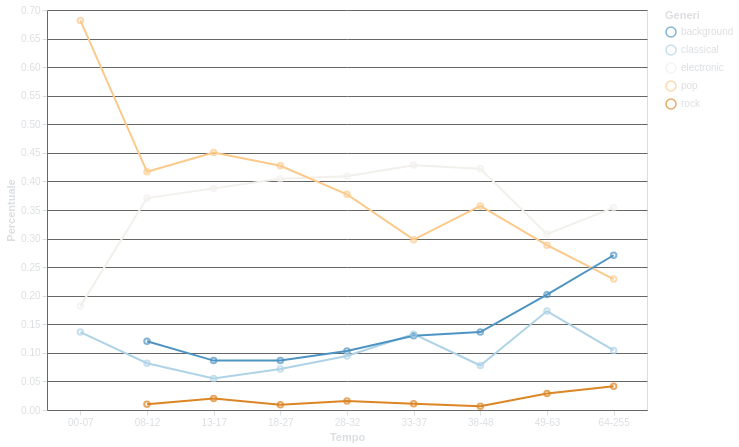

This figure's Vega-Lite source:
### Vega-Lite specification from a JSON file in a GitHub repository (floating-point values rounded to 4 significant figures)
{"$schema": "https://vega.github.io/schema/vega-lite/v5.17.0.json", "config": {"axis": {"labelAngle": 0, "domainColor": "#666666", "gridColor": "#666666", "labelColor": "#DBDEE1", "tickColor": "#DBDEE1", "titleColor": "#DBDEE1"}, "background": "transparent", "legend": {"labelColor": "#DBDEE1", "titleColor": "#DBDEE1"}, "title": {"color": "#DBDEE1", "fontSize": 16}}, "data": {"name": "data-0561cb78698f84cf5adbe355ed1b4ff2"}, "datasets": {"data-0561cb78698f84cf5adbe355ed1b4ff2": [{"Count": 3, "Durata Intervallo": "00-07", "Genere": "classical", "Percentuale": 0.1364}, {"Count": 4, "Durata Intervallo": "00-07", "Genere": "electronic", "Percentuale": 0.1818}, {"Count": 15, "Durata Intervallo": "00-07", "Genere": "pop", "Percentuale": 0.6818}, {"Count": 47, "Durata Intervallo": "08-12", "Genere": "background", "Percentuale": 0.1202}, {"Count": 32, "Durata Intervallo": "08-12", "Genere": "classical", "Percentuale": 0.08184}, {"Count": 145, "Durata Intervallo": "08-12", "Genere": "electronic", "Percentuale": 0.3708}, {"Count": 163, "Durata Intervallo": "08-12", "Genere": "pop", "Percentuale": 0.4169}, {"Count": 4, "Durata Intervallo": "08-12", "Genere": "rock", "Percentuale": 0.01023}, {"Count": 121, "Durata Intervallo": "13-17", "Genere": "background", "Percentuale": 0.08643}, {"Count": 77, "Durata Intervallo": "13-17", "Genere": "classical", "Percentuale": 0.055}, {"Count": 543, "Durata Intervallo": "13-17", "Genere": "electronic", "Percentuale": 0.3879}, {"Count": 631, "Durata Intervallo": "13-17", "Genere": "pop", "Percentuale": 0.4507}, {"Count": 28, "Durata Intervallo": "13-17", "Genere": "rock", "Percentuale": 0.02}, {"Count": 65, "Durata Intervallo": "18-27", "Genere": "background", "Percentuale": 0.08655}, {"Count": 54, "Durata Intervallo": "18-27", "Genere": "classical", "Percentuale": 0.0719}, {"Count": 304, "Durata Intervallo": "18-27", "Genere": "electronic", "Percentuale": 0.4048}, {"Count": 321, "Durata Intervallo": "18-27", "Genere": "pop", "Percentuale": 0.4274}, {"Count": 7, "Durata Intervallo": "18-27", "Genere": "rock", "Percentuale": 0.009321}, {"Count": 256, "Durata Intervallo": "28-32", "Genere": "background", "Percentuale": 0.1034}, {"Count": 234, "Durata Intervallo": "28-32", "Genere": "classical", "Percentuale": 0.09455}, {"Count": 1012, "Durata Intervallo": "28-32", "Genere": "electronic", "Percentuale": 0.4089}, {"Count": 934, "Durata Intervallo": "28-32", "Genere": "pop", "Percentuale": 0.3774}, {"Count": 39, "Durata Intervallo": "28-32", "Genere": "rock", "Percentuale": 0.01576}, {"Count": 48, "Durata Intervallo": "33-37", "Genere": "background", "Percentuale": 0.1301}, {"Count": 49, "Durata Intervallo": "33-37", "Genere": "classical", "Percentuale": 0.1328}, {"Count": 158, "Durata Intervallo": "33-37", "Genere": "electronic", "Percentuale": 0.4282}, {"Count": 110, "Durata Intervallo": "33-37", "Genere": "pop", "Percentuale": 0.2981}, {"Count": 4, "Durata Intervallo": "33-37", "Genere": "rock", "Percentuale": 0.01084}, {"Count": 21, "Durata Intervallo": "38-48", "Genere": "background", "Percentuale": 0.1364}, {"Count": 12, "Durata Intervallo": "38-48", "Genere": "classical", "Percentuale": 0.07792}, {"Count": 65, "Durata Intervallo": "38-48", "Genere": "electronic", "Percentuale": 0.4221}, {"Count": 55, "Durata Intervallo": "38-48", "Genere": "pop", "Percentuale": 0.3571}, {"Count": 1, "Durata Intervallo": "38-48", "Genere": "rock", "Percentuale": 0.006494}, {"Count": 21, "Durata Intervallo": "49-63", "Genere": "background", "Percentuale": 0.2019}, {"Count": 18, "Durata Intervallo": "49-63", "Genere": "classical", "Percentuale": 0.1731}, {"Count": 32, "Durata Intervallo": "49-63", "Genere": "electronic", "Percentuale": 0.3077}, {"Count": 30, "Durata Intervallo": "49-63", "Genere": "pop", "Percentuale": 0.2885}, {"Count": 3, "Durata Intervallo": "49-63", "Genere": "rock", "Percentuale": 0.02885}, {"Count": 13, "Durata Intervallo": "64-255", "Genere": "background", "Percentuale": 0.2708}, {"Count": 5, "Durata Intervallo": "64-255", "Genere": "classical", "Percentuale": 0.1042}, {"Count": 17, "Durata Intervallo": "64-255", "Genere": "electronic", "Percentuale": 0.3542}, {"Count": 11, "Durata Intervallo": "64-255", "Genere": "pop", "Percentuale": 0.2292}, {"Count": 2, "Durata Intervallo": "64-255", "Genere": "rock", "Percentuale": 0.04167}]}, "height": 400, "layer": [{"encoding": {"color": {"field": "Genere", "scale": {"scheme": "blueorange"}, "title": "Generi", "type": "nominal"}, "tooltip": [{"field": "Durata Intervallo", "type": "nominal"}, {"field": "Genere", "type": "nominal"}, {"field": "Percentuale", "format": ".3f", "type": "quantitative"}], "x": {"field": "Durata Intervallo", "title": "Tempo", "type": "nominal"}, "y": {"field": "Percentuale", "title": "Percentuale", "type": "quantitative"}}, "mark": {"type": "line"}}, {"encoding": {"color": {"field": "Genere", "scale": {"scheme": "blueorange"}, "title": "Generi", "type": "nominal"}, "tooltip": [{"field": "Durata Intervallo", "type": "nominal"}, {"field": "Genere", "type": "nominal"}, {"field": "Percentuale", "format": ".3f", "type": "quantitative"}], "x": {"field": "Durata Intervallo", "title": "Tempo", "type": "nominal"}, "y": {"field": "Percentuale", "title": "Percentuale", "type": "quantitative"}}, "mark": {"type": "point"}}], "width": 600}
